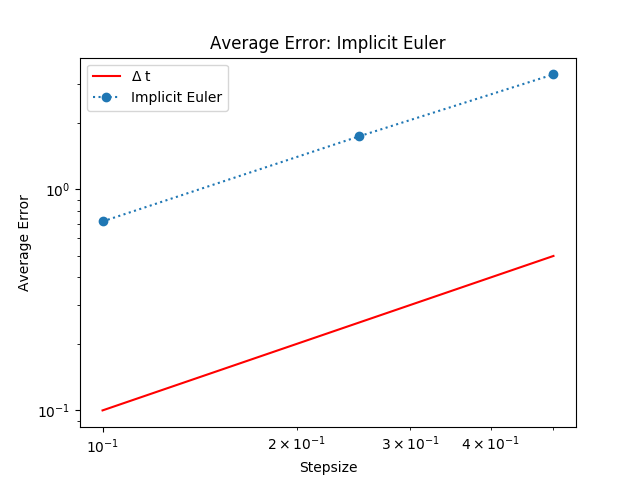

Recreate this plot in Python.
#!bin/usr/python3
import numpy as np
import matplotlib.pyplot as plt

def implicit_euler(func,intervall_start,intervall_end,stepsize):
    x_t = 0
    approximations = [x_t]
    for step in np.arange(intervall_start,intervall_end,stepsize):
        #fixed point iteration
        tolerance = 1
        approximation = x_t
        while tolerance > 1e-12:
            new_x_t_delta = x_t + stepsize*f(step+stepsize,approximation)
            tolerance = abs(new_x_t_delta-approximation)
            approximation = new_x_t_delta
        x_t = approximation
        approximations.append(x_t)
    return approximations


def f(t,x_t):
    return 0.5*(200*np.exp(-0.5*t))-0.3*x_t

def save_to_txt(states,times,path):
    with open(path,"w") as output:
        output.write(",".join([str(time) for time in times]))
        output.write("\n")
        output.write(",".join([str(round(state,2)) for state in states]))



def main():
    stepsizes = [0.1,0.25,0.5]
    means = []
    intervall_start = 0
    intervall_end = 24
    for stepsize in stepsizes:
        approximations = implicit_euler(f,intervall_start,intervall_end,stepsize)
        ts = np.arange(intervall_start,intervall_end+stepsize,stepsize)
        real_xs = [(200*(0.5/(0.5-0.3))*(np.exp(-0.3*t)-np.exp(-0.5*t))) for t in ts]
        means.append(np.mean(abs(np.subtract(real_xs,approximations))))

    plt.loglog(stepsizes,stepsizes,color='red', label=r'$\Delta$ t')
    plt.loglog(stepsizes,means,linestyle=':',marker='o', label = 'Implicit Euler')
    plt.title('Average Error: Implicit Euler')
    plt.ylabel('Average Error')
    plt.xlabel('Stepsize')
    plt.yticks()
    plt.legend()
    plt.savefig('Exc7Task3b.png')











if __name__ == "__main__":
    main()
